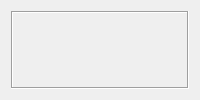
   <widget class="QWidget" name="tab_2">
    <attribute name="title">
     <string/>
    </attribute>
    <layout class="QVBoxLayout" name="verticalLayout_12">
     <item>
      <widget class="QFrame" name="frame_6">
       <property name="font">
        <font>
         <family>宋体</family>
         <pointsize>20</pointsize>
         <weight>75</weight>
         <italic>false</italic>
         <bold>true</bold>
        </font>
       </property>
       <property name="frameShape">
        <enum>QFrame::Box</enum>
       </property>
       <property name="frameShadow">
        <enum>QFrame::Sunken</enum>
       </property>
       <property name="lineWidth">
        <number>1</number>
       </property>
       <widget class="QWidget" name="layoutWidget22">
        <property name="geometry">
         <rect>
          <x>13</x>
          <y>13</y>
          <width>851</width>
          <height>721</height>
         </rect>
        </property>
        <layout class="QGridLayout" name="gridLayout_2">
         <item row="4" column="1">
          <widget class="QLineEdit" name="lE_TUnderload">
           <property name="sizePolicy">
            <sizepolicy hsizetype="Expanding" vsizetype="Fixed">
             <horstretch>0</horstretch>
             <verstretch>0</verstretch>
            </sizepolicy>
           </property>
           <property name="minimumSize">
            <size>
             <width>120</width>
             <height>42</height>
            </size>
           </property>
           <property name="maximumSize">
            <size>
             <width>120</width>
             <height>42</height>
            </size>
           </property>
           <property name="font">
            <font>
             <family>宋体</family>
             <pointsize>20</pointsize>
             <weight>75</weight>
             <italic>false</italic>
             <bold>true</bold>
            </font>
           </property>
           <property name="text">
            <string>0.000</string>
           </property>
          </widget>
         </item>
         <item row="3" column="1">
          <widget class="QLineEdit" name="lE_TOverload">
           <property name="sizePolicy">
            <sizepolicy hsizetype="Expanding" vsizetype="Fixed">
             <horstretch>0</horstretch>
             <verstretch>0</verstretch>
            </sizepolicy>
           </property>
           <property name="minimumSize">
            <size>
             <width>120</width>
             <height>42</height>
            </size>
           </property>
           <property name="maximumSize">
            <size>
             <width>120</width>
             <height>42</height>
            </size>
           </property>
           <property name="font">
            <font>
             <family>宋体</family>
             <pointsize>20</pointsize>
             <weight>75</weight>
             <italic>false</italic>
             <bold>true</bold>
            </font>
           </property>
           <property name="text">
            <string>0.000</string>
           </property>
          </widget>
         </item>
         <item row="2" column="1">
          <widget class="QLineEdit" name="lE_InterUnderLoad">
           <property name="sizePolicy">
            <sizepolicy hsizetype="Expanding" vsizetype="Fixed">
             <horstretch>0</horstretch>
             <verstretch>0</verstretch>
            </sizepolicy>
           </property>
           <property name="minimumSize">
            <size>
             <width>120</width>
             <height>42</height>
            </size>
           </property>
           <property name="maximumSize">
            <size>
             <width>120</width>
             <height>42</height>
            </size>
           </property>
           <property name="font">
            <font>
             <family>宋体</family>
             <pointsize>20</pointsize>
             <weight>75</weight>
             <italic>false</italic>
             <bold>true</bold>
            </font>
           </property>
           <property name="text">
            <string>0.000</string>
           </property>
          </widget>
         </item>
         <item row="1" column="3">
          <widget class="QLabel" name="label_58">
           <property name="minimumSize">
            <size>
             <width>210</width>
             <height>0</height>
            </size>
           </property>
           <property name="maximumSize">
            <size>
             <width>210</width>
             <height>16777215</height>
            </size>
           </property>
           <property name="font">
            <font>
             <family>楷体</family>
             <pointsize>20</pointsize>
             <weight>75</weight>
             <italic>false</italic>
             <bold>true</bold>
            </font>
           </property>
           <property name="text">
            <string>检测物</string>
           </property>
           <property name="alignment">
            <set>Qt::AlignRight|Qt::AlignTrailing|Qt::AlignVCenter</set>
           </property>
          </widget>
         </item>
         <item row="3" column="0">
          <widget class="QLabel" name="label_53">
           <property name="minimumSize">
            <size>
             <width>270</width>
             <height>0</height>
            </size>
           </property>
           <property name="maximumSize">
            <size>
             <width>270</width>
             <height>232323</height>
            </size>
           </property>
           <property name="font">
            <font>
             <family>楷体</family>
             <pointsize>20</pointsize>
             <weight>75</weight>
             <italic>false</italic>
             <bold>true</bold>
            </font>
           </property>
           <property name="text">
            <string>超重重量(g)</string>
           </property>
           <property name="alignment">
            <set>Qt::AlignRight|Qt::AlignTrailing|Qt::AlignVCenter</set>
           </property>
          </widget>
         </item>
         <item row="1" column="4">
          <widget class="QComboBox" name="cB_Feedmode">
           <property name="minimumSize">
            <size>
             <width>140</width>
             <height>0</height>
            </size>
           </property>
           <property name="maximumSize">
            <size>
             <width>140</width>
             <height>16777215</height>
            </size>
           </property>
           <property name="font">
            <font>
             <family>楷体</family>
             <pointsize>20</pointsize>
             <weight>75</weight>
             <italic>false</italic>
             <bold>true</bold>
            </font>
           </property>
           <property name="currentIndex">
            <number>-1</number>
           </property>
          </widget>
         </item>
         <item row="0" column="1">
          <widget class="QLineEdit" name="lE_TDemand">
           <property name="sizePolicy">
            <sizepolicy hsizetype="Expanding" vsizetype="Fixed">
             <horstretch>0</horstretch>
             <verstretch>0</verstretch>
            </sizepolicy>
           </property>
           <property name="minimumSize">
            <size>
             <width>120</width>
             <height>42</height>
            </size>
           </property>
           <property name="maximumSize">
            <size>
             <width>120</width>
             <height>42</height>
            </size>
           </property>
           <property name="font">
            <font>
             <family>宋体</family>
             <pointsize>20</pointsize>
             <weight>75</weight>
             <italic>false</italic>
             <bold>true</bold>
            </font>
           </property>
           <property name="text">
            <string>0.000</string>
           </property>
          </widget>
         </item>
         <item row="1" column="1">
          <widget class="QLineEdit" name="lE_InterOverLoad">
           <property name="sizePolicy">
            <sizepolicy hsizetype="Expanding" vsizetype="Fixed">
             <horstretch>0</horstretch>
             <verstretch>0</verstretch>
            </sizepolicy>
           </property>
           <property name="minimumSize">
            <size>
             <width>120</width>
             <height>42</height>
            </size>
           </property>
           <property name="maximumSize">
            <size>
             <width>120</width>
             <height>42</height>
            </size>
           </property>
           <property name="font">
            <font>
             <family>宋体</family>
             <pointsize>20</pointsize>
             <weight>75</weight>
             <italic>false</italic>
             <bold>true</bold>
            </font>
           </property>
           <property name="text">
            <string>0.000</string>
           </property>
          </widget>
         </item>
         <item row="0" column="0">
          <widget class="QLabel" name="label_14">
           <property name="minimumSize">
            <size>
             <width>270</width>
             <height>0</height>
            </size>
           </property>
           <property name="maximumSize">
            <size>
             <width>270</width>
             <height>232323</height>
            </size>
           </property>
           <property name="font">
            <font>
             <family>楷体</family>
             <pointsize>20</pointsize>
             <weight>75</weight>
             <italic>false</italic>
             <bold>true</bold>
            </font>
           </property>
           <property name="text">
            <string>期望重量(g)</string>
           </property>
           <property name="alignment">
            <set>Qt::AlignRight|Qt::AlignTrailing|Qt::AlignVCenter</set>
           </property>
          </widget>
         </item>
         <item row="0" column="4">
          <widget class="QLineEdit" name="lE_GroupSet">
           <property name="minimumSize">
            <size>
             <width>120</width>
             <height>0</height>
            </size>
           </property>
           <property name="maximumSize">
            <size>
             <width>120</width>
             <height>16777215</height>
            </size>
           </property>
           <property name="font">
            <font>
             <family>宋体</family>
             <pointsize>20</pointsize>
             <weight>75</weight>
             <italic>false</italic>
             <bold>true</bold>
            </font>
           </property>
           <property name="text">
            <string>0</string>
           </property>
          </widget>
         </item>
         <item row="2" column="2">
          <spacer name="horizontalSpacer">
           <property name="orientation">
            <enum>Qt::Horizontal</enum>
           </property>
           <property name="sizeHint" stdset="0">
            <size>
             <width>40</width>
             <height>20</height>
            </size>
           </property>
          </spacer>
         </item>
         <item row="2" column="0">
          <widget class="QLabel" name="label_12">
           <property name="minimumSize">
            <size>
             <width>270</width>
             <height>0</height>
            </size>
           </property>
           <property name="maximumSize">
            <size>
             <width>270</width>
             <height>232323</height>
            </size>
           </property>
           <property name="font">
            <font>
             <family>楷体</family>
             <pointsize>20</pointsize>
             <weight>75</weight>
             <italic>false</italic>
             <bold>true</bold>
            </font>
           </property>
           <property name="text">
            <string>内控下限(g)</string>
           </property>
           <property name="alignment">
            <set>Qt::AlignRight|Qt::AlignTrailing|Qt::AlignVCenter</set>
           </property>
          </widget>
         </item>
         <item row="1" column="0">
          <widget class="QLabel" name="label_13">
           <property name="minimumSize">
            <size>
             <width>270</width>
             <height>0</height>
            </size>
           </property>
           <property name="maximumSize">
            <size>
             <width>270</width>
             <height>232323</height>
            </size>
           </property>
           <property name="font">
            <font>
             <family>楷体</family>
             <pointsize>20</pointsize>
             <weight>75</weight>
             <italic>false</italic>
             <bold>true</bold>
            </font>
           </property>
           <property name="text">
            <string>内控上限(g)</string>
           </property>
           <property name="alignment">
            <set>Qt::AlignRight|Qt::AlignTrailing|Qt::AlignVCenter</set>
           </property>
          </widget>
         </item>
         <item row="4" column="0">
          <widget class="QLabel" name="label_54">
           <property name="minimumSize">
            <size>
             <width>270</width>
             <height>0</height>
            </size>
           </property>
           <property name="maximumSize">
            <size>
             <width>270</width>
             <height>232323</height>
            </size>
           </property>
           <property name="font">
            <font>
             <family>楷体</family>
             <pointsize>20</pointsize>
             <weight>75</weight>
             <italic>false</italic>
             <bold>true</bold>
            </font>
           </property>
           <property name="text">
            <string>超轻重量(g)</string>
           </property>
           <property name="alignment">
            <set>Qt::AlignRight|Qt::AlignTrailing|Qt::AlignVCenter</set>
           </property>
          </widget>
         </item>
         <item row="2" column="4">
          <widget class="QLineEdit" name="lE_TestInterval">
           <property name="sizePolicy">
            <sizepolicy hsizetype="Expanding" vsizetype="Fixed">
             <horstretch>0</horstretch>
             <verstretch>0</verstretch>
            </sizepolicy>
           </property>
           <property name="minimumSize">
            <size>
             <width>120</width>
             <height>42</height>
            </size>
           </property>
           <property name="maximumSize">
            <size>
             <width>120</width>
             <height>42</height>
            </size>
           </property>
           <property name="font">
            <font>
             <family>宋体</family>
             <pointsize>20</pointsize>
             <weight>75</weight>
             <italic>false</italic>
             <bold>true</bold>
            </font>
           </property>
           <property name="text">
            <string>0</string>
           </property>
          </widget>
         </item>
         <item row="0" column="3">
          <widget class="QLabel" name="label_52">
           <property name="minimumSize">
            <size>
             <width>210</width>
             <height>0</height>
            </size>
           </property>
           <property name="maximumSize">
            <size>
             <width>210</width>
             <height>16777215</height>
            </size>
           </property>
           <property name="font">
            <font>
             <family>楷体</family>
             <pointsize>20</pointsize>
             <weight>75</weight>
             <italic>false</italic>
             <bold>true</bold>
            </font>
           </property>
           <property name="text">
            <string>每组数量</string>
           </property>
           <property name="alignment">
            <set>Qt::AlignRight|Qt::AlignTrailing|Qt::AlignVCenter</set>
           </property>
          </widget>
         </item>
         <item row="2" column="3">
          <widget class="QLabel" name="label_56">
           <property name="minimumSize">
            <size>
             <width>210</width>
             <height>0</height>
            </size>
           </property>
           <property name="maximumSize">
            <size>
             <width>210</width>
             <height>232323</height>
            </size>
           </property>
           <property name="font">
            <font>
             <family>楷体</family>
             <pointsize>20</pointsize>
             <weight>75</weight>
             <italic>false</italic>
             <bold>true</bold>
            </font>
           </property>
           <property name="text">
            <string>测试间隔(s)</string>
           </property>
           <property name="alignment">
            <set>Qt::AlignRight|Qt::AlignTrailing|Qt::AlignVCenter</set>
           </property>
          </widget>
         </item>
        </layout>
       </widget>
      </widget>
     </item>
    </layout>
   </widget>
